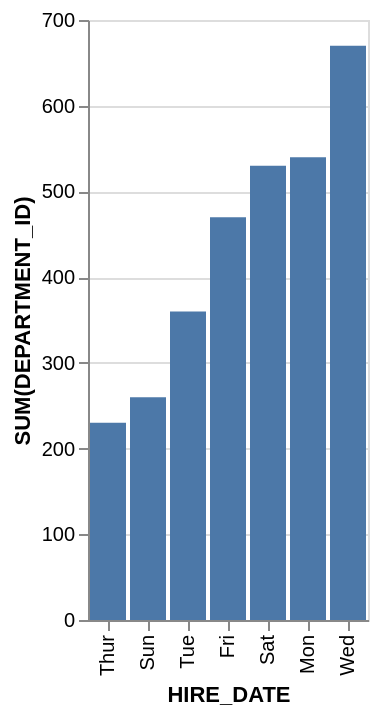

Vega-Lite specification stored for this chart:
### Vega-Lite specification from a JSON file in a GitHub repository (floating-point values rounded to 4 significant figures)
{"data": {"values": [{"x_data": "Thur", "y_data": 230}, {"x_data": "Sun", "y_data": 260}, {"x_data": "Tue", "y_data": 360}, {"x_data": "Fri", "y_data": 470}, {"x_data": "Sat", "y_data": 530}, {"x_data": "Mon", "y_data": 540}, {"x_data": "Wed", "y_data": 670}]}, "mark": "bar", "encoding": {"x": {"field": "x_data", "type": "nominal", "title": "HIRE_DATE", "sort": {"op": "sum", "field": "y_data", "order": "ascending"}}, "y": {"field": "y_data", "type": "quantitative", "title": "SUM(DEPARTMENT_ID)"}}}
